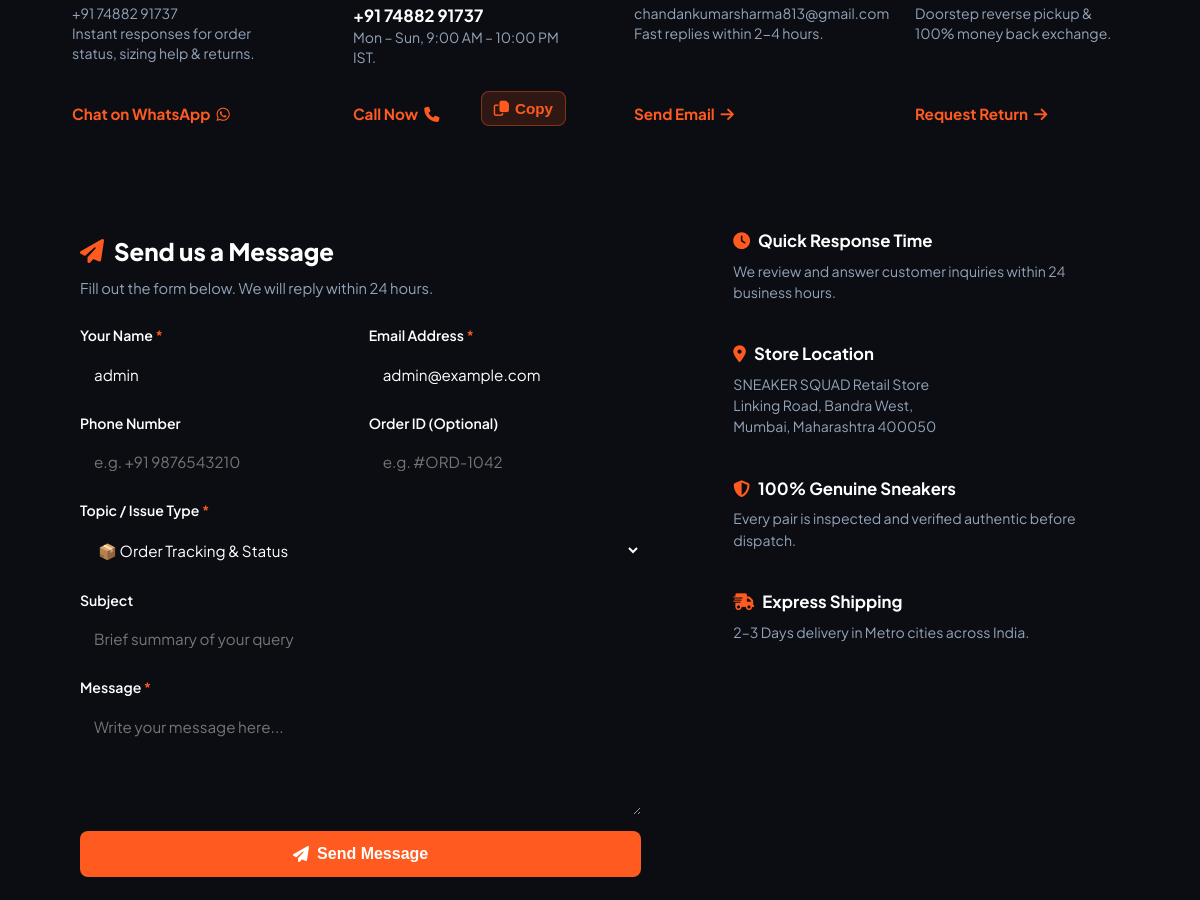
Before: /contact (signed in, middle part) with the older database file.
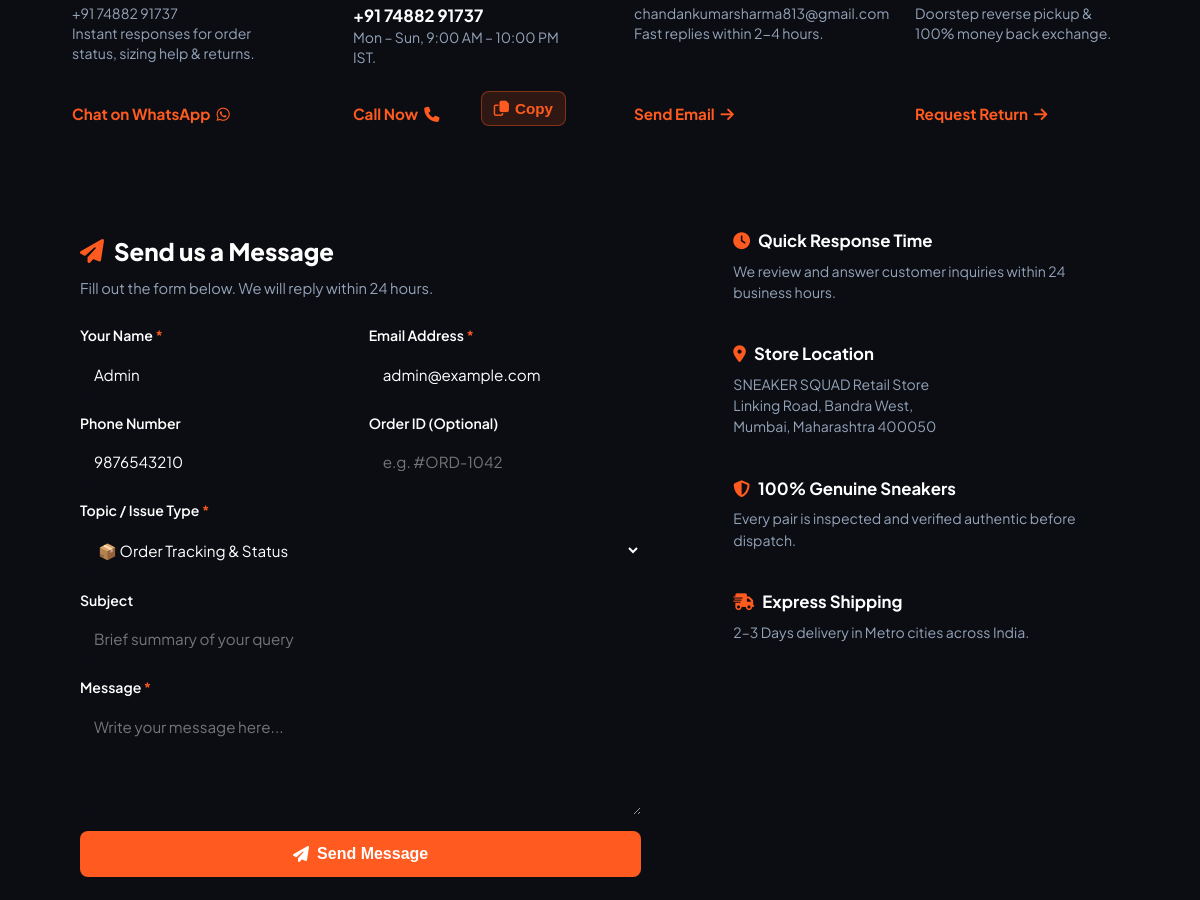
After: the same page with the newer database file.
### accounts/models.py (models this page shows, shortened)
class UserProfile(models.Model):
    user = models.OneToOneField(User, on_delete=models.CASCADE, related_name='profile')
    phone = models.CharField(max_length=20, blank=True, null=True)
    avatar = models.FileField(upload_to='avatars/', blank=True, null=True)
    avatar_url = models.CharField(max_length=500, blank=True, null=True)
    gender = models.CharField(max_length=20, blank=True, null=True)
    city = models.CharField(max_length=100, blank=True, null=True)
    state = models.CharField(max_length=100, blank=True, null=True)
    is_verified = models.BooleanField(default=False)
    created_at = models.DateTimeField(auto_now_add=True)
    updated_at = models.DateTimeField(auto_now=True)
    class Meta:
        verbose_name = 'User Profile'
        verbose_name_plural = 'User Profiles'

### sneakerweb/views.py (the view, shortened to what this page needs)
# urls.py: path('contact', views.contact, name='contact'),
def contact(request):
    initial_data = {}
    if request.user.is_authenticated:
        profile = getattr(request.user, 'profile', None)
        initial_data = {
            'name': request.user.get_full_name() or request.user.username,
            'email': request.user.email,
            'phone': profile.phone if profile and profile.phone else ''
        }
    return render(request, 'contact.html', {'initial_data': initial_data})

### accounts/context_processors.py (called while the page is built)
def global_categories(request):
    try:
        nav_cats = Category.objects.filter(
            is_active=True,
            show_in_navbar=True
        ).exclude(
            slug__in=['men', 'women', 'accessories', 'unisex', 'home', 'contact']
        ).order_by('display_order', 'name')
    except Exception:
        nav_cats = []
    return {
        'nav_categories': nav_cats
    }

### templates/contact.html (shortened to what this page needs)
{% load static %}
<!DOCTYPE html>
<html lang="en">
<head>
  <link rel="stylesheet" href="https://cdnjs.cloudflare.com/ajax/libs/font-awesome/6.4.0/css/all.min.css">
  <link rel="stylesheet" href="{% static 'css/style.css' %}">
  <link rel="stylesheet" href="../static/css/style.css">
  <link rel="stylesheet" href="/static/css/style.css">
  <link rel="stylesheet" href="{% static 'css/contact.css' %}">
  <link rel="stylesheet" href="../static/css/contact.css">
  <link rel="stylesheet" href="/static/css/contact.css">
</head>
<body>
  {% include 'header.html' %}
  <main class="container">
    <section class="support-channels">
      <div class="channel-card">
        <p class="channel-desc">+91 74882 91737<br>Instant responses for order status, sizing help & returns.</p>
        <a href="https://wa.me/917488291737?text=Hi%20Sneaker%20Squad%20Support!%20I%20have%20a%20query%20regarding%20my%20order." target="_blank" class="channel-link">Chat on WhatsApp <i class="fa-brands fa-whatsapp"></i></a>
      </div>
      <div class="channel-card">
        <p class="channel-desc"><strong style="color:#ffffff; font-size:1.05rem;">+91 74882 91737</strong><br>Mon – Sun, 9:00 AM – 10:00 PM IST.</p>
        <div style="display:flex; gap:8px; margin-top:10px;">
          <a href="tel:+917488291737" class="channel-link" style="flex:1; text-align:center;">Call Now <i class="fa-solid fa-phone"></i></a>
          <button type="button" onclick="copyContactNumber('7488291737')" class="channel-link" style="background:rgba(255,90,31,0.15); border:1px solid rgba(255,90,31,0.4); color:#ff5a1f; cursor:pointer; padding:8px 12px; border-radius:8px; font-weight:700;">
            <i class="fa-regular fa-copy"></i> <span id="copy-btn-text">Copy</span>
          </button>
        </div>
      </div>
      <div class="channel-card">
        <p class="channel-desc">chandankumarsharma813@gmail.com<br>Fast replies within 2-4 hours.</p>
        <a href="mailto:chandankumarsharma813@gmail.com" class="channel-link">Send Email <i class="fa-solid fa-arrow-right"></i></a>
      </div>
      <div class="channel-card">
        <p class="channel-desc">Doorstep reverse pickup & 100% money back exchange.</p>
        <a href="#contact-form-section" class="channel-link">Request Return <i class="fa-solid fa-arrow-right"></i></a>
      </div>
    </section>
    <section class="contact-layout" id="contact-form-section">
      <div class="contact-form-card">
        <div class="form-header">
          <h3><i class="fa-solid fa-paper-plane" style="color: var(--primary);"></i> Send us a Message</h3>
          <p>Fill out the form below. We will reply within 24 hours.</p>
        </div>
        <form id="contactForm" method="POST" action="{% url 'contact' %}">
          <div class="form-grid-row">
            <div class="input-group">
              <label for="id_name">Your Name <span class="req">*</span></label>
              <input type="text" id="id_name" name="name" class="input-control" placeholder="e.g. Rahul Sharma" value="{{ initial_data.name|default:'' }}" required>
            </div>
            <div class="input-group">
              <label for="id_email">Email Address <span class="req">*</span></label>
              <input type="email" id="id_email" name="email" class="input-control" placeholder="e.g. rahul@example.com" value="{{ initial_data.email|default:'' }}" required>
            </div>
          </div>
          <div class="form-grid-row">
            <div class="input-group">
              <label for="id_phone">Phone Number</label>
              <input type="tel" id="id_phone" name="phone" class="input-control" placeholder="e.g. +91 9876543210" value="{{ initial_data.phone|default:'' }}">
            </div>
            <div class="input-group">
              <label for="id_order">Order ID (Optional)</label>
              <input type="text" id="id_order" name="order_id" class="input-control" placeholder="e.g. #ORD-1042">
            </div>
          </div>
          <div class="input-group">
            <label for="id_issue_type">Topic / Issue Type <span class="req">*</span></label>
            <select id="id_issue_type" name="issue_type" class="select-control" required>
              <option value="order_status">📦 Order Tracking & Status</option>
            </select>
          </div>
          <div class="input-group">
            <label for="id_subject">Subject</label>
            <input type="text" id="id_subject" name="subject" class="input-control" placeholder="Brief summary of your query">
          </div>
          <div class="input-group">
            <label for="id_message">Message <span class="req">*</span></label>
            <textarea id="id_message" name="message" class="textarea-control" placeholder="Write your message here..." required></textarea>
          </div>
          <button type="submit" id="submitBtn" class="submit-btn">
            <i class="fa-solid fa-paper-plane"></i> Send Message
          </button>
        </form>
      </div>
      <div class="side-info-card">
        <div class="info-block">
          <div class="info-block-title">
            <i class="fa-solid fa-clock"></i> Quick Response Time
          </div>
          <p>We review and answer customer inquiries within 24 business hours.</p>
        </div>
        <div class="info-block">
          <div class="info-block-title">
            <i class="fa-solid fa-location-dot"></i> Store Location
          </div>
          <p>
            SNEAKER SQUAD Retail Store<br>
            Linking Road, Bandra West,<br>
            Mumbai, Maharashtra 400050
          </p>
        </div>
        <div class="info-block">
          <div class="info-block-title">
            <i class="fa-solid fa-shield-halved"></i> 100% Genuine Sneakers
          </div>
          <p>Every pair is inspected and verified authentic before dispatch.</p>
        </div>
        <div class="info-block">
          <div class="info-block-title">
            <i class="fa-solid fa-truck-fast"></i> Express Shipping
          </div>
          <p>2–3 Days delivery in Metro cities across India.</p>
        </div>
      </div>
    </section>
  </main>
</body>
</html>

### templates/header.html (shortened to what this page needs)
{% load static %}
<link rel="stylesheet" href="{% static 'css/pwa-install.css' %}">

### templates/footer.html (shortened to what this page needs)
   {% load static %}

### static/css/style.css (style rules this page uses)
:root { --primary: #ff5a1f; --primary-hover: #e04a14; --bg-dark: #0b0d13; --bg-card: #14171f; --bg-input: #1a1e29; --border: rgba(255, 255, 255, 0.12); --text-white: #ffffff; --text-muted: #94a3b8; --success: #22c55e; --radius: 12px; --transition: all 0.25s ease; }
* { margin: 0; padding: 0; box-sizing: border-box; }
html, body { overflow-x: hidden !important; width: 100% !important; max-width: 100vw !important; position: relative !important; margin: 0; padding: 0; -webkit-tap-highlight-color: transparent; }
body { font-family: 'Plus Jakarta Sans', -apple-system, BlinkMacSystemFont, sans-serif; background-color: var(--bg-dark); color: var(--text-white); line-height: 1.6; }
a { text-decoration: none; color: inherit; }
.container { width: 92%; max-width: 1240px; margin: 0 auto; }

### static/css/contact.css (style rules this page uses)
.support-channels { display: grid; grid-template-columns: repeat(auto-fit, minmax(240px, 1fr)); gap: 20px; margin: 40px 0 50px; }
.channel-card { background: var(--card-bg); border: 1px solid var(--border-color); border-radius: 16px; padding: 24px; display: flex; flex-direction: column; transition: transform 0.2s ease, border-color 0.2s ease; }
.channel-desc { font-size: 0.88rem; color: var(--text-muted); margin-bottom: 14px; line-height: 1.4; }
.channel-link { color: var(--primary); font-weight: 700; font-size: 0.95rem; text-decoration: none; display: inline-flex; align-items: center; gap: 6px; margin-top: auto; }
.contact-layout { display: grid; grid-template-columns: 1.4fr 1fr; gap: 32px; margin-bottom: 60px; }
.contact-form-card { background: var(--card-bg); border: 1px solid var(--border-color); border-radius: 16px; padding: 32px; }
.form-header { margin-bottom: 24px; }
.form-header h3 { font-size: 1.5rem; font-weight: 800; margin-bottom: 6px; display: flex; align-items: center; gap: 10px; }
.form-header p { color: var(--text-muted); font-size: 0.92rem; }
.form-grid-row { display: grid; grid-template-columns: 1fr 1fr; gap: 16px; }
.input-group { display: flex; flex-direction: column; gap: 6px; margin-bottom: 16px; }
.input-group label { font-size: 0.88rem; font-weight: 600; color: var(--text-main); }
.input-group label .req { color: var(--primary); }
.input-control, .select-control, .textarea-control { background: #0b0d13; border: 1px solid var(--border-color); color: var(--text-main); padding: 12px 14px; border-radius: 8px; font-family: inherit; font-size: 0.95rem; width: 100%; box-sizing: border-box; transition: border-color 0.2s ease; }
.textarea-control { resize: vertical; min-height: 110px; }
.submit-btn { width: 100%; background: var(--primary); color: #fff; border: none; padding: 14px 20px; border-radius: 8px; font-size: 1rem; font-weight: 700; cursor: pointer; display: flex; align-items: center; justify-content: center; gap: 8px; transition: background 0.2s ease; }
.side-info-card { background: var(--card-bg); border: 1px solid var(--border-color); border-radius: 16px; padding: 28px; height: fit-content; }
.info-block { margin-bottom: 20px; padding-bottom: 18px; border-bottom: 1px solid var(--border-color); }
.info-block:last-child { border-bottom: none; padding-bottom: 0; margin-bottom: 0; }
.info-block-title { font-size: 1.05rem; font-weight: 700; margin-bottom: 6px; display: flex; align-items: center; gap: 8px; color: var(--text-main); }
.info-block-title i { color: var(--primary); }
.info-block p { color: var(--text-muted); font-size: 0.88rem; line-height: 1.5; }

Changed rows visible on the page:
now on this page (row edited): UserProfile: phone "9876543210"
Other visible differences:
form field name: (not shown) → "Admin"
form field name: "admin" → (not shown)
